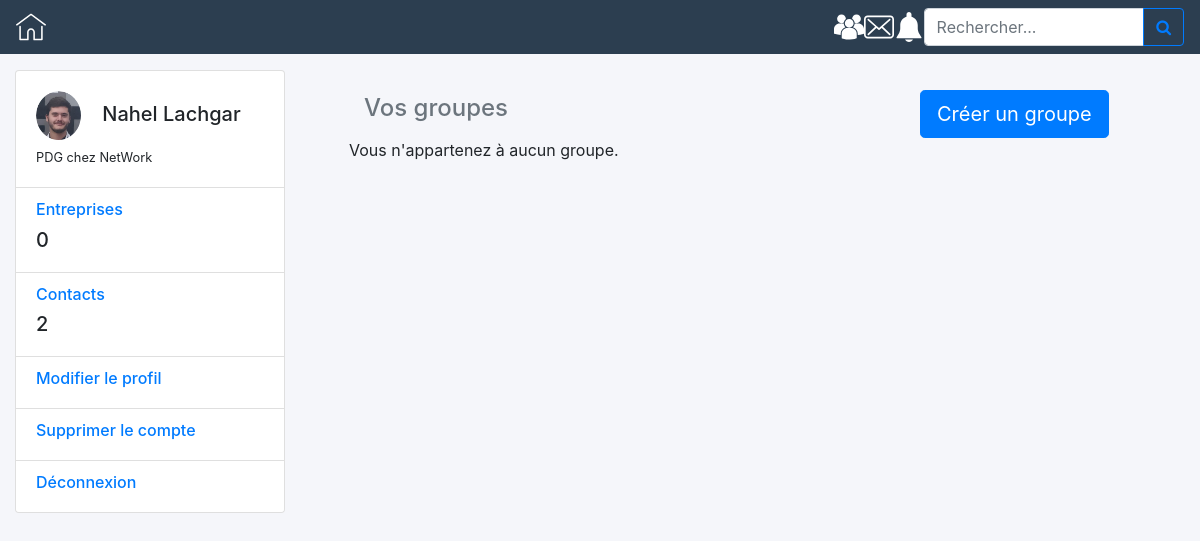
Screenshot of /index.php?action=groups (signed in) with the database file from the repository.
### tables this page shows
CREATE TABLE IF NOT EXISTS `users` (
  `id` INT NOT NULL AUTO_INCREMENT,
  `lastName` VARCHAR(45) NULL,
  `name` VARCHAR(45) NOT NULL,
  `email` VARCHAR(45) NOT NULL,
  `phone` VARCHAR(10) NULL,
  `photo` VARCHAR(255) NULL,
  `password` VARCHAR(256) NOT NULL,
  `status` ENUM('company', 'employee') NOT NULL,
  `job` VARCHAR(45) NULL,
  `company` VARCHAR(45) NULL,
  `town` VARCHAR(45) NULL,
  `active` ENUM('activated', 'disabled') NOT NULL,
  PRIMARY KEY (`id`),
  UNIQUE INDEX `id_UNIQUE` (`id` ASC) ,
  UNIQUE INDEX `mail_UNIQUE` (`email` ASC) );

### controller/selectController.php (called while the page is built, shortened)
<?php
require_once('model/selectModel.php');
function sessionGroup($id) {
    $profile=getProfile($id);
    $contactsNb=getContactsCount($id);
    $followedCompaniesNb=getFollowedCompaniesCount($id);
    $groups = getGroups($id);
    $adminGroup = getAdminGroup($id);
    require_once('./view/homeGroup.php');
}
?>

### model/selectModel.php (called while the page is built, shortened)
<?php
function getProfile($userId)
{
    $db = dbConnect();
    $profile = $db->prepare('SELECT * FROM users WHERE id =?');
    $profile->execute(array($userId));
    $profileFetch = $profile->fetch();
    return $profileFetch;
}
function getContactsCount($userId)
{
    $db = dbConnect();
    $contactsCount1 = $db->prepare('SELECT COUNT(*) AS contactsNb FROM contacts
    JOIN users ON contacts.user = users.id
    WHERE users.status LIKE "employee" AND contacts.contact=:id AND contacts.status="accepted"');
    $contactsCount1->execute(array("id" => $userId));
    $contactsFetch1 = $contactsCount1->fetch();
    $contactsCount2 = $db->prepare('SELECT COUNT(*) AS contactsNb
    FROM contacts
    JOIN users ON contacts.contact = users.id WHERE users.status LIKE "employee" AND user=:id AND contacts.status="accepted"');
    $contactsCount2->execute(array("id" => $userId));
    $contactsFetch2 = $contactsCount2->fetch();
    $contactsCount = $contactsFetch1['contactsNb'] + $contactsFetch2['contactsNb'];
    return $contactsCount;
}
function getFollowedCompaniesCount($userId)
{
    $db = dbConnect();
    $followedCompaniesCount1 = $db->prepare('SELECT COUNT(*) AS companiesNb FROM contacts
    JOIN users ON contacts.user = users.id
    WHERE users.status LIKE "company" AND contacts.contact=:id');
    $followedCompaniesCount1->execute(array("id" => $userId));
    $followedCompaniesFetch1 = $followedCompaniesCount1->fetch();
    $followedCompaniesCount2 = $db->prepare('SELECT COUNT(*) AS companiesNb
    FROM contacts
    JOIN users ON contacts.contact = users.id WHERE users.status LIKE "company" AND user=:id');
    $followedCompaniesCount2->execute(array("id" => $userId));
    $followedCompaniesFetch2 = $followedCompaniesCount2->fetch();
    $followedCompaniesCount = $followedCompaniesFetch1['companiesNb'] + $followedCompaniesFetch2['companiesNb'];
    return $followedCompaniesCount;
}
?>

### view/homeGroup.php (the view, shortened to what this page needs)
        <link rel="stylesheet" type="text/css" href="css/group.css" />
<div class="container-fluid gedf-wrapper">
    <div class="row">
        <div class="col-md-3">
            <div class="card">
                <div class="card-body">
                    <div class="h5">
                    <img class="rounded-circle" width="45" src="./img/profile/<?= $profile['photo'] ?>" alt="Photo de profil">&nbsp&nbsp&nbsp
                    <?= $profile['name'] . ' ' . $profile['lastName'] ?></div>
                    <div class="h7">
                        <?= $profile['job'] . ' chez ' . $profile['company'] ?>
                    </div>
                </div>
                <ul class="list-group list-group-flush">
                    <li class="list-group-item">
                        <div class="h6 text-muted"><a href="index.php?action=companyList">Entreprises</a></div>
                        <div class="h5"><?= $followedCompaniesNb ?></div>
                    </li>
                    <li class="list-group-item">
                        <div class="h6 text-muted"><a href="index.php?action=contactList">Contacts</a></div>
                        <div class="h5"><?= $contactsNb ?></div>
                    </li>
                    <li class="list-group-item">
                        <div class="h6 text-muted"><a href="index.php?action=updateProfile">Modifier le profil</a></div>
                    </li>
                    <li class="list-group-item">
                        <div class="h6 text-muted"><a href="index.php?action=deleteView">Supprimer le compte</a></div>
                    </li>
                    <li class="list-group-item">
                        <div class="h6 text-muted"><a href="index.php?action=disconnect">Déconnexion</a></div>
                    </li>
                </ul>
            </div>
        </div>
<br>
<?php
if($_SESSION['state']=='activated') {
?>
        <div class="col-md-6 gedf-main">
            <br><h4 class="d-flex justify-content-between align-items-center mb-3">
            <span class="text-muted">Vos groupes</span></h4>
            <div class="row">
                <?php
                    if(empty($groups) && empty($adminGroup)){
                        echo "Vous n'appartenez à aucun groupe.";
                    }
                ?>
        </div>
    </div>
        <span class="d-inline-block" tabindex="0" data-toggle="tooltip" title=" Creer votre cercle restreint ! Creer votre groupe ;-) !">
            <a class="trigger_popup_fricc"><button class="btn btn-primary btn-lg btn-block" style="pointer-events: none;" type="button">Créer un groupe</button></a>
            </span>
<?php
}
else {
    echo "<br/><center>Votre compte est désactivé. Vous devez le réactiver pour pouvoir accéder à cette fonctionnalité.</center>";
}
?>
    </div>
</div>
<?php
$content = ob_get_clean();
require_once('view/template.php');
?>

### index.php (shortened to what this page needs)
<?php
require_once('controller/selectController.php');
   if (isset($_GET['action'])){
        switch ($_GET['action']) {
            case 'groups':
                sessionGroup($_SESSION['id']);
                break;
        }
    } else {
        if (!isset($_SESSION['id'])) {
            require_once('view/signInView.php');
        } else {
            header('Location:index.php?action=home');
    }
}
?>

### view/template.php (shortened to what this page needs)
<!doctype html>
<html>
  <head>
    <link rel='stylesheet prefetch' href='https://cdnjs.cloudflare.com/ajax/libs/meyer-reset/2.0/reset.min.css'>
    <link rel='stylesheet prefetch' href='https://cdnjs.cloudflare.com/ajax/libs/font-awesome/4.6.2/css/font-awesome.min.css'>
    <link href="https://stackpath.bootstrapcdn.com/bootstrap/4.1.3/css/bootstrap.min.css" rel="stylesheet">
    <link href="css/style.css" rel="stylesheet">
  </head>
  <body>
  <nav class="navbar navbar-light bg-bleu">
    <div class="home">
        <a id="buttonHome" href="index.php?action=home" class="home"><img width="30px" src="img/icon/home.svg" alt="Photo de profil"></a>
    </div>
    <div class="nav">
        <a id="buttonGroup" href="index.php?action=groups" class="groups"><img width="30px" src="img/icon/group.svg" alt="Groupe"></a>
        <a id="buttonMessages" href="index.php?action=showMessages">
            <img width="30px" src="img/icon/message.svg">
        </a>
        <a style="text-decoration:none" id="buttonNotifications" href="index.php?action=notificationsPage" class="notifications">
        <img width="30px" src="img/icon/notifications.svg" alt="notifications">
        </a>
        <form class="form-inline" action="index.php?action=search" method="POST">
            <div class="input-group">
                <input type="text" placeholder="Rechercher..." name="research" required class="form-control" aria-label="Recipient's username" aria-describedby="button-addon2">
                <div class="input-group-append">
                    <button class="btn btn-outline-primary" type="submit"  id="button-addon2">
                        <i class="fa fa-search"></i>
                    </button>
                </div>
            </div>
        </form>
        </div>
    </nav>
  <?= $content ?>
    </body>
</html>

### css/style.css (style rules this page uses)
a { text-decoration: none; }
body { background-color: #f5f6fa; }
.h7 { font-size: 0.8rem; }
.gedf-wrapper { margin-top: 0.97rem; }
.nav { width: 60%; align-items: center; justify-content: space-between; flex-wrap: nowrap; }
.navbar { justify-content: space-between; }
@media (min-width: 900px) { .navbar { justify-content: space-between; } }
@media (min-width: 900px) { .nav { width: 30%; align-items: center; justify-content: space-between; flex-wrap: nowrap; } }
.navbar, .navbar-light, .bg-bleu { background-color: #2c3e50; }
@media (min-width: 992px) { .gedf-main { padding-left: 4rem; padding-right: 4rem; } }

### css/group.css (style rules this page uses)
.trigger_popup_fricc { cursor: pointer; font-size: 20px; margin: 20px; display: inline-block; font-weight: bold; }

### rows the page displays
users: photo (picture), name "Nahel", lastName "Lachgar", job "PDG", company "NetWork"

### other values shown
$followedCompaniesNb "0"
$contactsNb "2"
